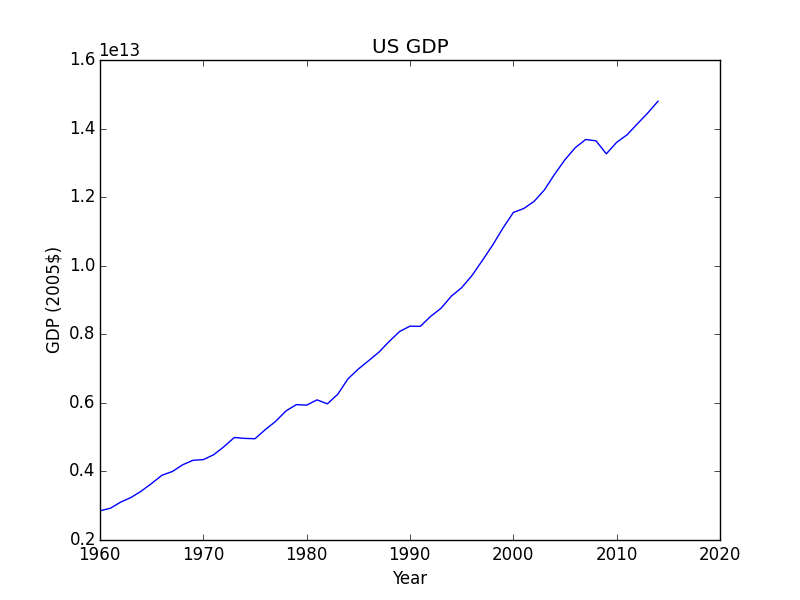

Source code (Python):
import pymysql.cursors
import matplotlib.pyplot as plt

co = pymysql.connect(host='localhost',
	user='root', db='econtest')

columns = ""
for i in range(1960,2016):
	columns = columns + "`" + str(i) + "`, "
columns = columns[:-2]

try:
	with co.cursor() as cursor:
		sql = "SELECT "+columns+" FROM data WHERE `Country Code`='USA' AND `Indicator Code`='NY.GDP.MKTP.KD'"
		cursor.execute(sql)
		result=cursor.fetchone()
		print(result)
finally:
	co.close()

plt.plot(range(1960,2015),result[:-1])
plt.xlabel('Year')
plt.ylabel('GDP (2005$)')
plt.title('US GDP')
plt.show()
